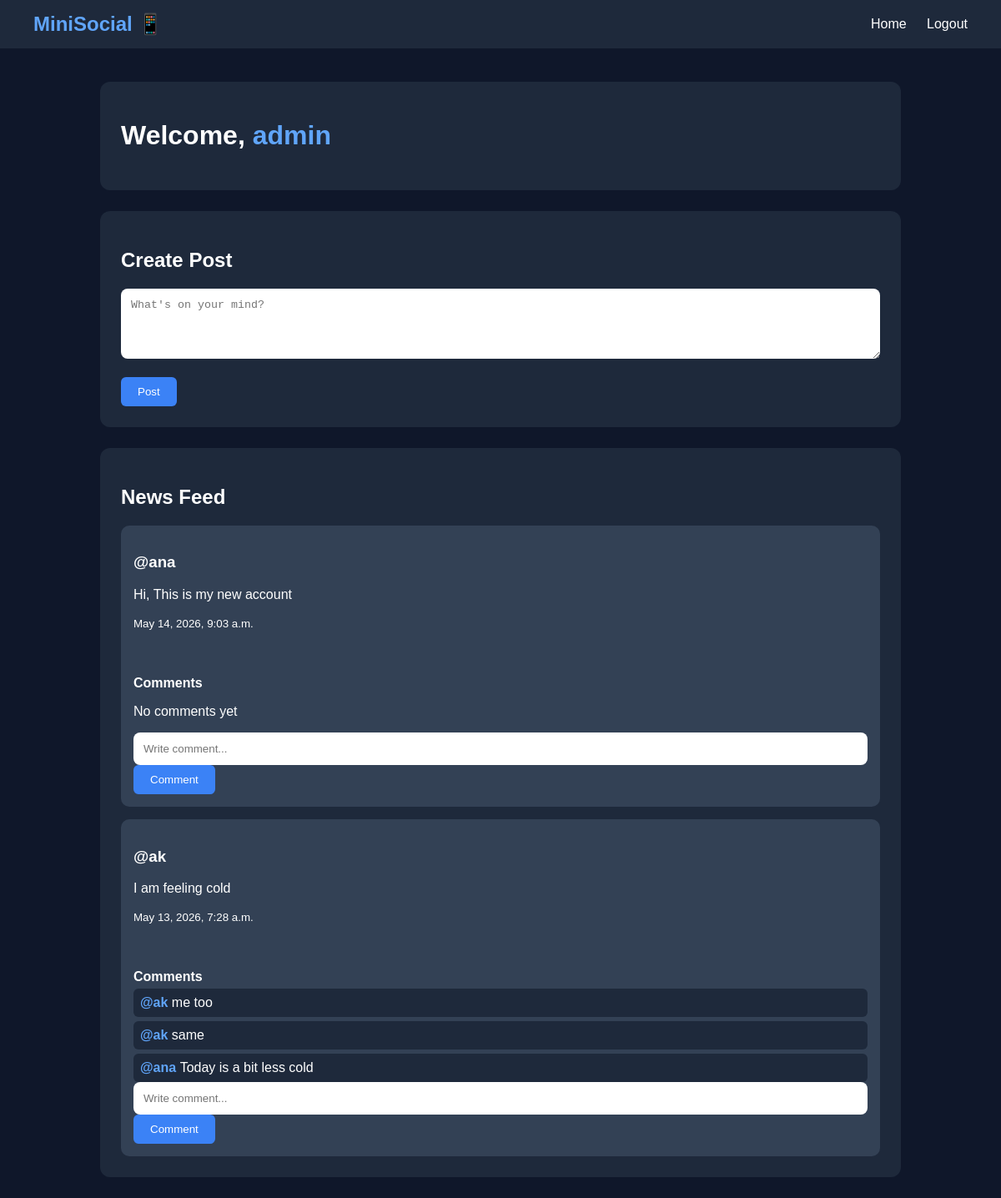
The app's page / (signed in) with its own data.
### posts/models.py (models this page shows, shortened)
class Post(models.Model):
    user=models.ForeignKey(User,on_delete=models.CASCADE)
    content=models.TextField()
    created_at=models.DateTimeField(auto_now_add=True)

### interactions/models.py (models this page shows, shortened)
class Comment(models.Model):
    user=models.ForeignKey(User,on_delete=models.CASCADE)
    post=models.ForeignKey(Post, on_delete=models.CASCADE,related_name="comments")
    content=models.TextField()
    created_at=models.DateTimeField(auto_now_add=True)

### accounts/views.py (the view)
# urls.py: path('', views.home,name="home"),
def home(request):
    if request.user.is_anonymous:
        return redirect("login")
    posts=Post.objects.all().order_by("-created_at") #- means newest first
    liked_posts = Like.objects.filter(user=request.user).values_list('post_id', flat=True)
    return render(request, "home.html", {
    "posts": posts,
    "liked_posts": liked_posts
})

### templates/home.html (shortened to what this page needs)
<!DOCTYPE html>
<html lang="en">
<head>
</head>
<body>
<div class="navbar">
    <div class="logo">MiniSocial 📱</div>
    <div class="nav-links">
        <a href="/">Home</a>
        <a href="{% url 'logout' %}">Logout</a>
    </div>
</div>
<div class="container">
    <div class="welcome-box">
        <h1>
            Welcome,
            <a href="/profile/{{ user.username }}/"
               style="color:#60a5fa; text-decoration:none;">
                {{ user.username }}
            </a>
        </h1>
    </div>
    <div class="feed-box">
        <h2>Create Post</h2>
        <form method="POST" action="/posts/create/">
            <textarea name="content" placeholder="What's on your mind?" rows="4"></textarea>
            <br><br>
            <button type="submit">Post</button>
        </form>
    </div>
    <div class="feed-box">
        <h2>News Feed</h2>
        {% for post in posts %}
        <div class="post">
            <h3>@{{ post.user.username }}</h3>
            <p>{{ post.content }}</p>
            <small>{{ post.created_at }}</small>
            <br><br>
            <br><br>
            <b>Comments</b>
            {% for comment in post.comments.all %}
                <div style="background:#1e293b; padding:8px; margin-top:5px; border-radius:6px;">
                    <b style="color:#60a5fa;">
                        @{{ comment.user.username }}
                    </b>
                    {{ comment.content }}
                </div>
            {% empty %}
                <p>No comments yet</p>
            {% endfor %}
            <form method="POST" action="/interactions/comment/{{ post.id }}/">
                <input type="text" name="content" placeholder="Write comment...">
                <button type="submit">Comment</button>
            </form>
        </div>
        {% endfor %}
    </div>
</div>
</body>
</html>

### templates/home.html (style rules this page uses)
body { margin:0; font-family:Arial,sans-serif; background:#0f172a; color:white; }
.navbar { background:#1e293b; padding:15px 40px; display:flex; justify-content:space-between; align-items:center; }
.logo { font-size:24px; font-weight:bold; color:#60a5fa; }
.nav-links a { color:white; text-decoration:none; margin-left:20px; }
.container { width:80%; margin:auto; margin-top:40px; }
.welcome-box, .feed-box { background:#1e293b; padding:25px; border-radius:12px; margin-bottom:25px; }
textarea, input { width:100%; padding:12px; border:none; border-radius:8px; outline:none; box-sizing:border-box; }
button { padding:10px 20px; border:none; border-radius:6px; background:#3b82f6; color:white; cursor:pointer; }
.post { background:#334155; padding:15px; border-radius:10px; margin-top:15px; }

### records on screen
Post: user.username "ana", content "Hi, This is my new account", created_at "May 14, 2026, 9:03 a.m."
Post: user.username "ak", content "I am feeling cold", created_at "May 13, 2026, 7:28 a.m."
Comment: user.username "ak", content "me too"
Comment: user.username "ak", content "same"
Comment: user.username "ana", content "Today is a bit less cold"

### other values on screen
{{ user.username }} "admin"
